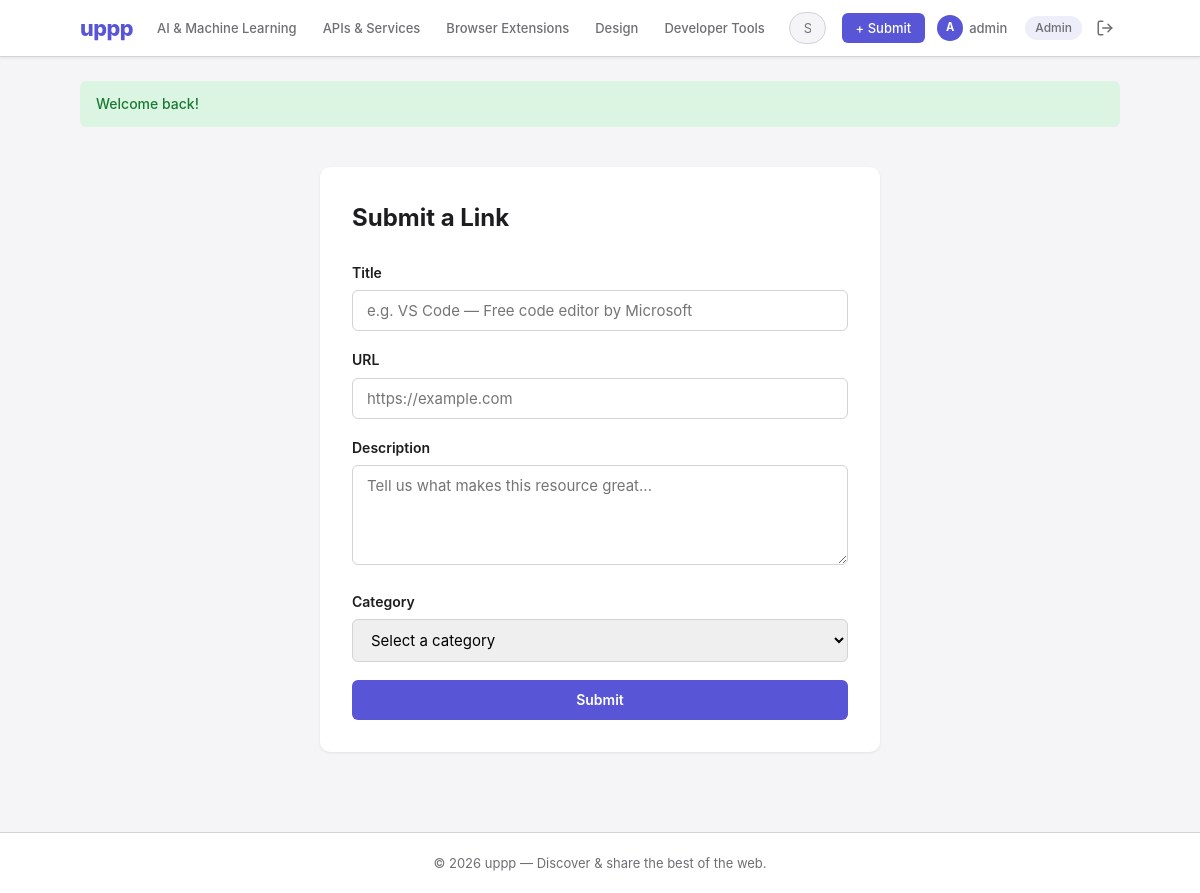
The app's page /submit.php (signed in) with its own data.
### tables this page shows
CREATE TABLE `categories` (
  `id`          int(11)      NOT NULL AUTO_INCREMENT,
  `name`        varchar(100) NOT NULL,
  `slug`        varchar(100) NOT NULL,
  `description` text         DEFAULT NULL,
  PRIMARY KEY (`id`),
  UNIQUE KEY `name` (`name`),
  UNIQUE KEY `slug` (`slug`)
);

### includes/functions.php (called while the page is built, shortened)
<?php
function sanitize(string $value): string {
    return htmlspecialchars(trim($value), ENT_QUOTES, 'UTF-8');
}
function get_flash_messages(): array {
    $messages = $_SESSION['flash'] ?? [];
    return $messages;
}
function get_categories(PDO $pdo): array {
    return $pdo->query('SELECT * FROM categories ORDER BY name')->fetchAll();
}

### includes/auth.php (called while the page is built, shortened)
<?php
function is_logged_in(): bool {
    return isset($_SESSION['user_id']);
}
function is_admin(): bool {
    return is_logged_in() && ($_SESSION['role'] ?? '') === 'admin';
}
function current_user_id(): ?int {
    return $_SESSION['user_id'] ?? null;
}

### submit.php (the view, shortened to what this page needs)
<?php
require_once 'includes/db.php';
require_once 'includes/functions.php';
require_once 'includes/auth.php';
$title = '';
$url = '';
$description = '';
$categories = get_categories($pdo);
require_once 'includes/header.php';
?>
<div class="form-card">
    <h1>Submit a Link</h1>
    <form method="POST">
        <div class="form-group">
            <label for="title">Title</label>
            <input type="text" id="title" name="title" value="<?= sanitize($title) ?>" required minlength="3" maxlength="255" placeholder="e.g. VS Code — Free code editor by Microsoft">
        </div>
        <div class="form-group">
            <label for="url">URL</label>
            <input type="url" id="url" name="url" value="<?= sanitize($url) ?>" required maxlength="500" placeholder="https://example.com">
        </div>
        <div class="form-group">
            <label for="description">Description</label>
            <textarea id="description" name="description" required minlength="10" placeholder="Tell us what makes this resource great..."><?= sanitize($description) ?></textarea>
        </div>
        <div class="form-group">
            <label for="category_id">Category</label>
            <select id="category_id" name="category_id" required>
                <option value="">Select a category</option>
            </select>
        </div>
        <button type="submit" class="btn btn-primary btn-full">Submit</button>
    </form>
</div>
<?php require_once 'includes/footer.php'; ?>

### includes/header.php (shortened to what this page needs)
<!DOCTYPE html>
<html lang="en">
<head>
    <link rel="stylesheet" href="<?= $baseUrl ?? '' ?>assets/css/style.css">
</head>
<body>
    <nav class="navbar">
        <div class="container navbar-inner">
            <a href="<?= $baseUrl ?? '' ?>index.php" class="logo">uppp</a>
            <div class="nav-menu">
                <div class="nav-categories">
                    <?php
                    $navCategories = get_categories($pdo);
                    foreach (array_slice($navCategories, 0, 5) as $cat): ?>
                        <a href="<?= $baseUrl ?? '' ?>category.php?slug=<?= sanitize($cat['slug']) ?>"><?= sanitize($cat['name']) ?></a>
                    <?php endforeach; ?>
                </div>
                <form class="search-form" action="<?= $baseUrl ?? '' ?>search.php" method="GET">
                    <input type="text" name="q" placeholder="Search..." value="<?= sanitize($_GET['q'] ?? '') ?>">
                </form>
                <div class="nav-auth">
                    <?php if (is_logged_in()): ?>
                        <a href="<?= $baseUrl ?? '' ?>submit.php" class="btn btn-primary btn-sm">+ Submit</a>
                        <a href="<?= $baseUrl ?? '' ?>profile.php?id=<?= current_user_id() ?>" class="nav-user">
                            <span class="nav-avatar"><?= strtoupper(substr($_SESSION['username'], 0, 1)) ?></span>
                            <?= sanitize($_SESSION['username']) ?>
                        </a>
                        <?php if (is_admin()): ?>
                            <a href="<?= $baseUrl ?? '' ?>admin/" class="badge badge-primary">Admin</a>
                        <?php endif; ?>
                        <a href="<?= $baseUrl ?? '' ?>logout.php" class="nav-logout" title="Log out">
                            <svg width="18" height="18" viewBox="0 0 24 24" fill="none" stroke="currentColor" stroke-width="2" stroke-linecap="round" stroke-linejoin="round"><path d="M9 21H5a2 2 0 01-2-2V5a2 2 0 012-2h4"/><polyline points="16 17 21 12 16 7"/><line x1="21" y1="12" x2="9" y2="12"/></svg>
                        </a>
                    <?php else: ?>
                        <a href="<?= $baseUrl ?? '' ?>login.php" class="nav-login">Log in</a>
                        <a href="<?= $baseUrl ?? '' ?>register.php" class="btn btn-primary btn-sm">Sign Up</a>
                    <?php endif; ?>
                </div>
            </div>
        </div>
    </nav>
    <main class="container">
        <?php foreach (get_flash_messages() as $msg): ?>
            <div class="flash flash-<?= sanitize($msg['type']) ?>">
                <?= sanitize($msg['message']) ?>
            </div>
        <?php endforeach; ?>

### assets/css/style.css (style rules this page uses)
*, *::before, *::after { box-sizing: border-box; margin: 0; padding: 0; }
:root { --color-bg: #f5f5f7; --color-surface: #ffffff; --color-text: #1d1d1f; --color-text-muted: #6e6e73; --color-primary: #5856d6; --color-primary-hover: #4a48c4; --color-success: #34c759; --color-error: #ff3b30; --color-warning: #ff9500; --color-border: #d2d2d7; --color-upvote: #5856d6; --color-downvote: #ff3b30; --radius: 10px; --radius-sm: 6px; --shadow: 0 1px 3px rgba(0,0,0,0.08); --shadow-lg: 0 4px 12px rgba(0,0,0,0.1); --font: -apple-system, BlinkMacSystemFont, 'Segoe UI', Roboto, sans-serif; }
body { font-family: var(--font); background: var(--color-bg); color: var(--color-text); line-height: 1.6; min-height: 100vh; display: flex; flex-direction: column; }
a { color: var(--color-primary); text-decoration: none; }
.container { max-width: 1080px; margin: 0 auto; padding: 0 20px; width: 100%; }
main.container { flex: 1; padding-top: 24px; padding-bottom: 40px; }
.navbar { background: var(--color-surface); border-bottom: 1px solid var(--color-border); padding: 0; position: sticky; top: 0; z-index: 100; box-shadow: var(--shadow); }
.navbar-inner { display: flex; align-items: center; gap: 16px; height: 56px; }
.logo { font-size: 1.35rem; font-weight: 800; color: var(--color-primary); letter-spacing: -0.5px; flex-shrink: 0; }
.nav-menu { display: flex; align-items: center; gap: 16px; flex: 1; min-width: 0; }
.nav-categories { display: flex; gap: 10px; flex-shrink: 0; }
.nav-categories a { color: var(--color-text-muted); font-size: 0.8125rem; font-weight: 500; padding: 4px 8px; border-radius: var(--radius-sm); transition: background 0.15s, color 0.15s; }
.search-form { margin-left: auto; flex: 0 1 240px; min-width: 0; }
.search-form input { padding: 7px 14px; border: 1px solid var(--color-border); border-radius: 20px; font-size: 0.8125rem; width: 100%; outline: none; transition: border-color 0.2s, box-shadow 0.2s; font-family: var(--font); background: var(--color-bg); }
.nav-auth { display: flex; align-items: center; gap: 8px; font-size: 0.8125rem; flex-shrink: 0; }
.nav-auth a { color: var(--color-text-muted); font-weight: 500; }
.nav-auth a.btn-primary { color: #fff; }
.nav-user { display: flex; align-items: center; gap: 6px; padding: 4px 10px 4px 4px; border-radius: 20px; transition: background 0.15s; }
.nav-avatar { width: 26px; height: 26px; border-radius: 50%; background: var(--color-primary); color: #fff; display: flex; align-items: center; justify-content: center; font-size: 0.7rem; font-weight: 700; flex-shrink: 0; }
.nav-logout { display: flex; align-items: center; padding: 6px; border-radius: var(--radius-sm); transition: background 0.15s; }
.nav-logout svg { display: block; }
.nav-auth .badge { text-decoration: none; cursor: pointer; }
.btn { display: inline-block; padding: 10px 20px; border: none; border-radius: var(--radius-sm); font-size: 0.875rem; font-weight: 600; cursor: pointer; text-align: center; transition: all 0.2s; font-family: var(--font); text-decoration: none; line-height: 1.4; }
.btn-primary { background: var(--color-primary); color: #fff; }
.btn-sm { padding: 6px 14px; font-size: 0.8125rem; }
.btn-full { width: 100%; }
.flash { padding: 12px 16px; border-radius: var(--radius-sm); margin-bottom: 16px; font-size: 0.875rem; font-weight: 500; }
.flash-success { background: #dcf5e3; color: #1a7a32; }
.auth-form, .form-card { max-width: 440px; margin: 40px auto; background: var(--color-surface); padding: 32px; border-radius: var(--radius); box-shadow: var(--shadow); }
.auth-form h1, .form-card h1 { font-size: 1.5rem; margin-bottom: 24px; }
.form-group { margin-bottom: 18px; }
.form-group label { display: block; font-size: 0.875rem; font-weight: 600; margin-bottom: 6px; color: var(--color-text); }
.form-group input, .form-group select, .form-group textarea { width: 100%; padding: 10px 14px; border: 1px solid var(--color-border); border-radius: var(--radius-sm); font-size: 0.9375rem; font-family: var(--font); transition: border-color 0.2s; }
.form-group textarea { min-height: 100px; resize: vertical; }
.badge { display: inline-block; padding: 2px 10px; border-radius: 12px; font-size: 0.75rem; font-weight: 600; background: #ededf0; color: var(--color-text-muted); }
.badge-primary { background: rgba(88, 86, 214, 0.1); color: var(--color-primary); }
.form-card { max-width: 560px; }

### records on screen
categories: name "AI & Machine Learning"
categories: name "APIs & Services"
categories: name "Browser Extensions"
categories: name "Design"
categories: name "Developer Tools"

### other values on screen
substr($_SESSION['username'], 0, 1) "A"
$_SESSION['username'] "admin"
$msg['message'] "Welcome back!"
